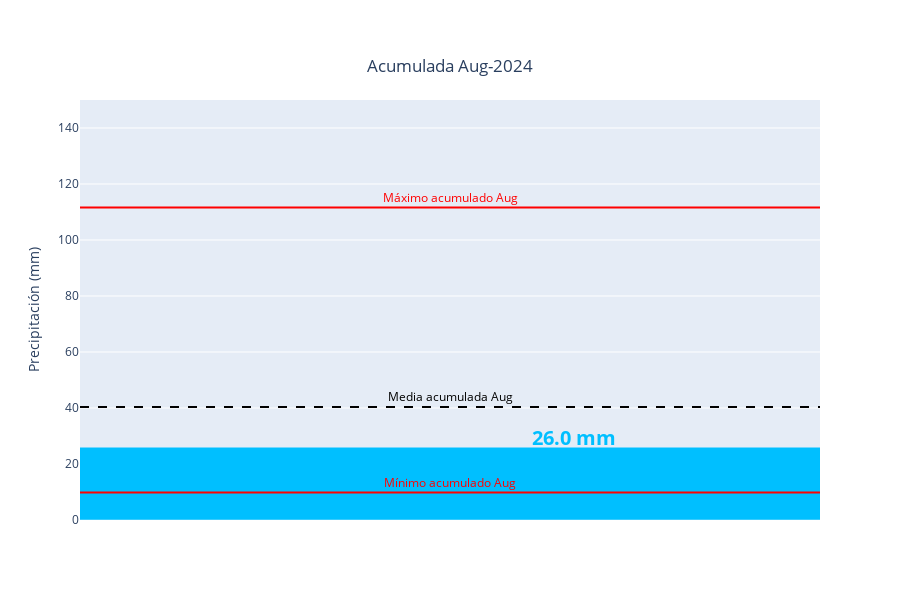

This figure's notebook cell:
### Code cell
import pandas as pd

# Load the data from the uploaded file
file_path = '/home/571/jy6645/ohw/data/rain2005-2023.csv'
rain_data = pd.read_csv(file_path)

# Filter data for August of each year
august_data = rain_data[(rain_data['Month'] == 8)]

# Calculate cumulative rainfall for each year in August
august_cumulative = august_data.groupby('Year')['Rainfall amount (millimetres)'].sum()

# Calculate the maximum, minimum, and average cumulative rainfall for August
max_august_rainfall = august_cumulative.max()
min_august_rainfall = august_cumulative.min()
avg_august_rainfall = august_cumulative.mean()

max_august_rainfall, min_august_rainfall, avg_august_rainfall

######################################################

# Load the data from the CSV file
file_path = '/home/571/jy6645/ohw/data/rain2024.csv'  # Replace with your actual file path
rain_data = pd.read_csv(file_path)

# Group by Year and Month to calculate the cumulative sum of rainfall for each month
monthly_cumulative_rainfall = rain_data.groupby(['Year', 'Month'])['Rainfall amount (millimetres)'].sum().reset_index()

# Display the cumulative monthly rainfall
print(monthly_cumulative_rainfall)


# Filter the data for August only
august_rainfall = monthly_cumulative_rainfall[monthly_cumulative_rainfall['Month'] == 8]
# Display the August rainfall
print(august_rainfall)

# Filter the data for August only and extract the rainfall values
august_rainfall_values = list(monthly_cumulative_rainfall[monthly_cumulative_rainfall['Month'] == 8]['Rainfall amount (millimetres)'])[0]

# Display the August rainfall values
#print(august_rainfall_values.values)

###################
###############
import plotly.graph_objects as go

# Example data
current_rainfall = august_rainfall_values
#max_august_rainfall = 111.6
#min_august_rainfall = 9.8
#avg_august_rainfall = 40.37

# Create a bar chart using Plotly
fig = go.Figure()

# Add bar for current rainfall
fig.add_trace(go.Bar(
    x=['Acumulada Aug-2024'],
    y=[current_rainfall],
    marker_color='#00BFFF',
#    text=[f'{current_rainfall} mm'],
#    texttemplate='<b style="color:#00BFFF; font-size:20px;">%{text}</b>',  # Set text color and size
#    textposition='outside',
#    width=1  # Set width to fill the axis
))

# Manually add an annotation to adjust text position
fig.add_annotation(
    x=0,  # x-axis position (relative to the bar)
    y=current_rainfall,  # y-axis position (at the top of the bar)
    text=f'<b style="color:#00BFFF; font-size:20px;">{current_rainfall} mm</b>',
    showarrow=False,
    xanchor='left',  # Anchor the text to the left side
    xshift=80, # Move text to the right by 20 pixels
    yshift=10  # Move text up by 10 pixels
)

# Add lines for max, min, and average rainfall
fig.add_shape(type="line",
              x0=-0.2, y0=max_august_rainfall, x1=1.2, y1=max_august_rainfall,
              line=dict(color="red", width=2),
              name="Máximo acumulado Aug")

fig.add_shape(type="line",
              x0=-0.2, y0=min_august_rainfall, x1=1.2, y1=min_august_rainfall,
              line=dict(color="red", width=2),
              name="Mínimo acumulado Aug")

fig.add_shape(type="line",
              x0=-0.2, y0=avg_august_rainfall, x1=1.2, y1=avg_august_rainfall,
              line=dict(color="black", width=2, dash="dash"),
              name="Media acumulada Aug")

# Add annotations for the lines
fig.add_annotation(x=0, y=max_august_rainfall, text="Máximo acumulado Aug", showarrow=False,
                   yshift=10, font=dict(color="red", size=12))

fig.add_annotation(x=0, y=min_august_rainfall, text="Mínimo acumulado Aug", showarrow=False,
                   yshift=10, font=dict(color="red", size=12))

fig.add_annotation(x=0, y=avg_august_rainfall, text="Media acumulada Aug", showarrow=False,
                   yshift=10, font=dict(color="black", size=12))

# Update layout
fig.update_layout(
    title={
        'text': 'Acumulada Aug-2024',
        'y': 0.9,  # Vertical alignment
        'x': 0.5,  # Horizontal alignment
        'xanchor': 'center',
        'yanchor': 'top'
    },
    yaxis_title='Precipitación (mm)',
    yaxis_range=[0, 150],
    showlegend=False,
    width=900,
    height=600,
    xaxis=dict(
        showticklabels=False,  # Hide the x-axis label
        range=[-0.2, 0.2],  # Adjusting the range to remove gaps
    ),
    bargap=0  # Set to 0 to remove gap between bar and axis
)

# Save the figure as an HTML file
fig.write_html('Acumulada_Aug-2024_plot.html')

# 显示图表
fig.show()

### Figure 1 — Plotly figure (JSON) as saved in the notebook; plotly's stock layout.template omitted (floating-point values rounded to 4 significant figures)
{"data": [{"marker": {"color": "#00BFFF"}, "type": "bar", "x": ["Acumulada Aug-2024"], "y": [26]}], "layout": {"annotations": [{"showarrow": false, "text": "<b style=\"color:#00BFFF; font-size:20px;\">26.0 mm</b>", "x": 0, "xanchor": "left", "xshift": 80, "y": 26, "yshift": 10}, {"font": {"color": "red", "size": 12}, "showarrow": false, "text": "Máximo acumulado Aug", "x": 0, "y": 111.6, "yshift": 10}, {"font": {"color": "red", "size": 12}, "showarrow": false, "text": "Mínimo acumulado Aug", "x": 0, "y": 9.8, "yshift": 10}, {"font": {"color": "black", "size": 12}, "showarrow": false, "text": "Media acumulada Aug", "x": 0, "y": 40.37, "yshift": 10}], "bargap": 0, "height": 600, "shapes": [{"line": {"color": "red", "width": 2}, "name": "Máximo acumulado Aug", "type": "line", "x0": -0.2, "x1": 1.2, "y0": 111.6, "y1": 111.6}, {"line": {"color": "red", "width": 2}, "name": "Mínimo acumulado Aug", "type": "line", "x0": -0.2, "x1": 1.2, "y0": 9.8, "y1": 9.8}, {"line": {"color": "black", "dash": "dash", "width": 2}, "name": "Media acumulada Aug", "type": "line", "x0": -0.2, "x1": 1.2, "y0": 40.37, "y1": 40.37}], "showlegend": false, "title": {"text": "Acumulada Aug-2024", "x": 0.5, "xanchor": "center", "y": 0.9, "yanchor": "top"}, "width": 900, "xaxis": {"range": [-0.2, 0.2], "showticklabels": false, "type": "category"}, "yaxis": {"range": [0, 150], "title": {"text": "Precipitación (mm)"}, "type": "linear"}}}
